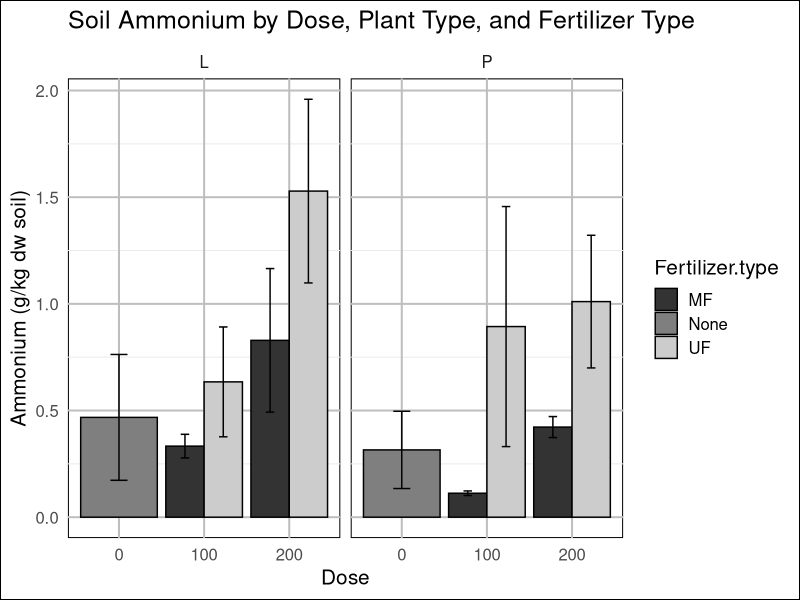
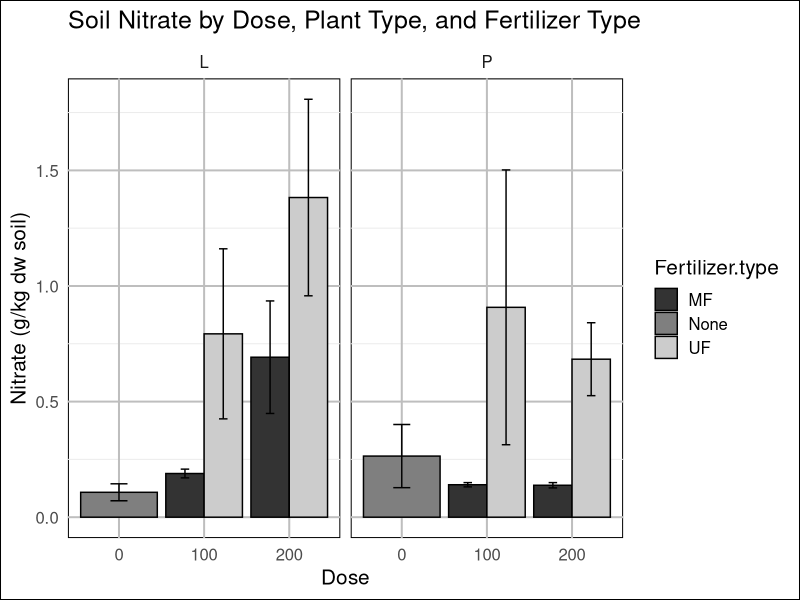
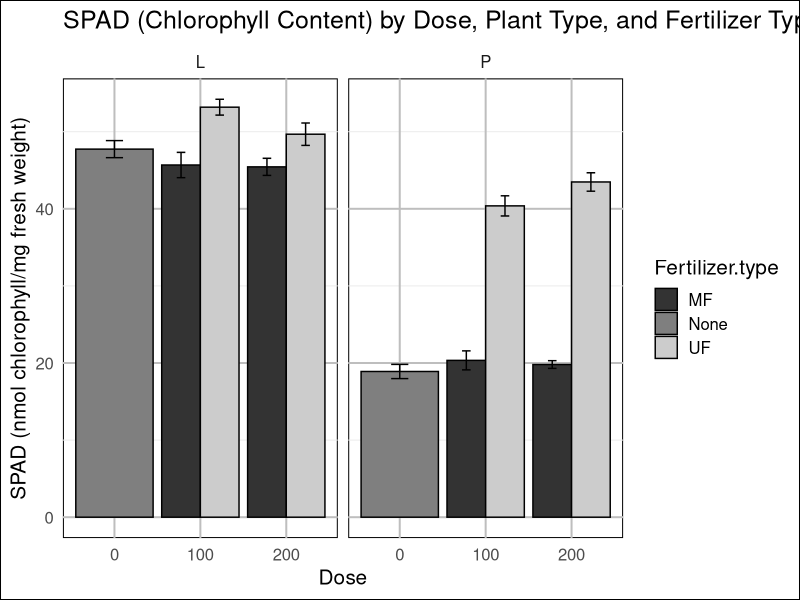
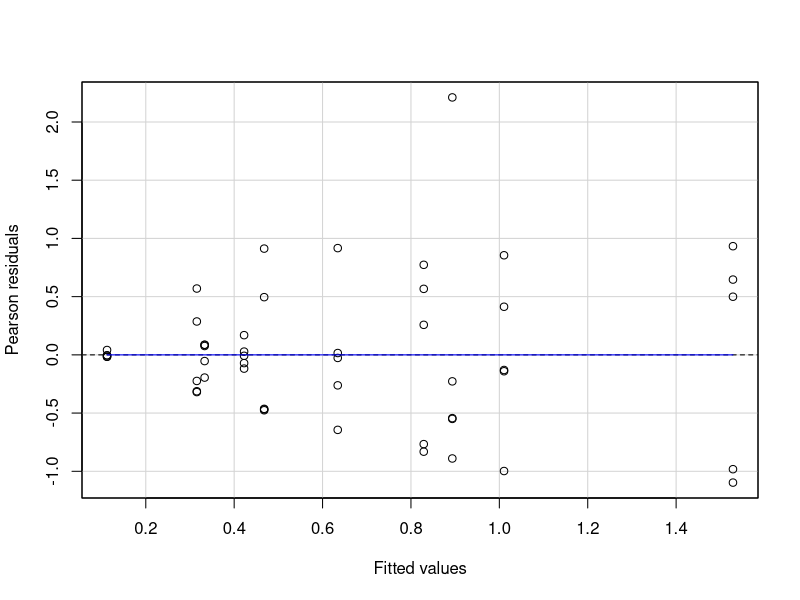

The R source for these figures, in order: (Note: this script raises an error after producing the figures.)
#Soilnutrients data anlysis harvest day (NH4,NO3, PO4)
## load libraries
library(tidyverse)
library(car)
library(emmeans)
library(ggplot2)
library(emmeans)
library(multcomp)
Soil_Nutrients<- read.csv("Soil_Nutrients_Extraction_EXP1.csv")
head(Soil_Nutrients)

# Ensure that Dose, Plant.type, and Fertilizer.type are treated as factors for analysis
Soil_Nutrients$Dose <- factor(Soil_Nutrients$Dose..N.kg.ha.)
Soil_Nutrients$Plant.type <- factor(Soil_Nutrients$Plant.type)
Soil_Nutrients$Fertilizer.type <- factor(Soil_Nutrients$Fertilizer.type)

# Calculate mean and standard error for each group (Dose, Plant type, Fertilizer type)
soil_summary <- Soil_Nutrients %>%
  group_by(Dose, Plant.type, Fertilizer.type) %>%
  summarize(
    NH4_mean = mean(NH4.g.kg..dw.soil, na.rm = TRUE),
    NH4_se = sd(NH4.g.kg..dw.soil, na.rm = TRUE) / sqrt(n()),
    NO3_mean = mean(NO3.g.kg..dw.soil, na.rm = TRUE),
    NO3_se = sd(NO3.g.kg..dw.soil, na.rm = TRUE) / sqrt(n()),
    SPAD_mean = mean(SPAD.Data..nmol.ch.mg.fresh.weight., na.rm = TRUE),
    SPAD_se = sd(SPAD.Data..nmol.ch.mg.fresh.weight., na.rm = TRUE) / sqrt(n())
  )

# 1. Visualize Soil Ammonium by Dose, Plant Type, and Fertilizer Type
ggplot(soil_summary, aes(x = Dose, y = NH4_mean, fill = Fertilizer.type)) + 
  geom_bar(stat = "identity", position = "dodge", color = "black") +
  geom_errorbar(aes(ymin = NH4_mean - NH4_se, ymax = NH4_mean + NH4_se), width = 0.2, position = position_dodge(0.9), color = "black") +
  facet_wrap(~ Plant.type) +
  labs(title = "Soil Ammonium by Dose, Plant Type, and Fertilizer Type", x = "Dose", y = "Ammonium (g/kg dw soil)") +
  scale_fill_manual(values = c("grey20", "grey50", "grey80")) + # Set custom colors for Fertilizer.type
  theme_minimal(base_size = 15) +
  theme(panel.background = element_rect(fill = "white"), 
        plot.background = element_rect(fill = "white"), 
        panel.grid.major = element_line(color = "grey"))

# 2. Visualize Soil Nitrate by Dose, Plant Type, and Fertilizer Type
ggplot(soil_summary, aes(x = Dose, y = NO3_mean, fill = Fertilizer.type)) + 
  geom_bar(stat = "identity", position = "dodge", color = "black") +
  geom_errorbar(aes(ymin = NO3_mean - NO3_se, ymax = NO3_mean + NO3_se), width = 0.2, position = position_dodge(0.9), color = "black") +
  facet_wrap(~ Plant.type) +
  labs(title = "Soil Nitrate by Dose, Plant Type, and Fertilizer Type", x = "Dose", y = "Nitrate (g/kg dw soil)") +
  scale_fill_manual(values = c("grey20", "grey50", "grey80")) + # Set custom colors for Fertilizer.type
  theme_minimal(base_size = 15) +
  theme(panel.background = element_rect(fill = "white"), 
        plot.background = element_rect(fill = "white"), 
        panel.grid.major = element_line(color = "grey"))

# 3. Visualize SPAD values (chlorophyll content) by Dose, Plant Type, and Fertilizer Type
ggplot(soil_summary, aes(x = Dose, y = SPAD_mean, fill = Fertilizer.type)) + 
  geom_bar(stat = "identity", position = "dodge", color = "black") +
  geom_errorbar(aes(ymin = SPAD_mean - SPAD_se, ymax = SPAD_mean + SPAD_se), width = 0.2, position = position_dodge(0.9), color = "black") +
  facet_wrap(~ Plant.type) +
  labs(title = "SPAD (Chlorophyll Content) by Dose, Plant Type, and Fertilizer Type", x = "Dose", y = "SPAD (nmol chlorophyll/mg fresh weight)") +
  scale_fill_manual(values = c("grey20", "grey50", "grey80")) + # Set custom colors for Fertilizer.type
  theme_minimal(base_size = 15) +
  theme(panel.background = element_rect(fill = "white"), 
        plot.background = element_rect(fill = "white"), 
        panel.grid.major = element_line(color = "grey"))

# 4. Fit the model for NH4 data
m1_nh4 <- lm(NH4.g.kg..dw.soil ~ Dose * Plant.type * Fertilizer.type, data = Soil_Nutrients)
summary(m1_nh4)

# Check residuals for linearity and normality
residualPlot(m1_nh4)
qqPlot(m1_nh4)

# Test significance of the model effects (ANOVA)
Anova(m1_nh4, type = "II")

# Perform multiple comparison test (Tukey HSD) for NH4 data
pairwise_comparisons_nh4 <- emmeans(m1_nh4, ~ Dose | Plant.type | Fertilizer.type)
summary(pairwise_comparisons_nh4)

# Visualize significant differences using compact letter display
cld(pairwise_comparisons_nh4)

# 5. Fit the model for NO3 data
m1_no3 <- lm(NO3.g.kg..dw.soil ~ Dose * Plant.type * Fertilizer.type, data = Soil_Nutrients)
summary(m1_no3)

# Check residuals for linearity and normality
residualPlot(m1_no3)
qqPlot(m1_no3)

# Test significance of the model effects (ANOVA)
Anova(m1_no3, type = "II")

# Perform multiple comparison test (Tukey HSD) for NO3 data
pairwise_comparisons_no3 <- emmeans(m1_no3, ~ Dose | Plant.type | Fertilizer.type)
summary(pairwise_comparisons_no3)

# Visualize significant differences using compact letter display
cld(pairwise_comparisons_no3)

# 6. Fit the model for SPAD data
m1_spad <- lm(SPAD.Data..nmol.ch.mg.fresh.weight. ~ Dose * Plant.type * Fertilizer.type, data = Soil_Nutrients)
summary(m1_spad)

# Check residuals for linearity and normality
residualPlot(m1_spad)
qqPlot(m1_spad)

# Test significance of the model effects (ANOVA)
Anova(m1_spad, type = "II")

# Perform multiple comparison test (Tukey HSD) for SPAD data
pairwise_comparisons_spad <- emmeans(m1_spad, ~ Dose | Plant.type | Fertilizer.type)
summary(pairwise_comparisons_spad)

# Visualize significant differences using compact letter display
cld(pairwise_comparisons_spad)


# Correlation Analysis

# Correlation between SPAD readings and soil ammonium, handling missing values
cor_ammonium_spad <- cor(Soil_Nutrients$SPAD.Data..nmol.ch.mg.fresh.weight., 
                         Soil_Nutrients$NH4.g.kg..dw.soil, method = "pearson", use = "complete.obs")
print(cor_ammonium_spad)

# Correlation between SPAD readings and soil nitrate, handling missing values
cor_nitrate_spad <- cor(Soil_Nutrients$SPAD.Data..nmol.ch.mg.fresh.weight., 
                        Soil_Nutrients$NO3.g.kg..dw.soil, method = "pearson", use = "complete.obs")
print(cor_nitrate_spad)

# Modeling Interaction with Treatment (UrVAL vs. MF)

# Fit the model including Treatment for Nitrate
m1_treatment <- lm(log10(NO3.g.kg..dw.soil) ~ Dose * Plant.type * Fertilizer.type, data = Soil_Nutrients)
summary(m1_treatment)

# Check residuals for model with Treatment
residualPlot(m1_treatment)
qqPlot(m1_treatment)

# Test significance of the model effects (ANOVA)
Anova(m1_treatment)

# Perform pairwise comparison test for Treatment
pairwise_comparisons_treatment <- emmeans(m1_treatment, ~ Dose | Plant.type | Fertilizer.type)
summary(pairwise_comparisons_treatment)

# Visualize significant differences with compact letter display
cld(pairwise_comparisons_treatment)

# 3. Correlation Analysis between SPAD Readings and Soil Nutrients

# Correlation between SPAD readings and soil ammonium (NH4), handling missing values
cor_ammonium_spad <- cor(Soil_Nutrients$SPAD.Data..nmol.ch.mg.fresh.weight., 
                         Soil_Nutrients$NH4.g.kg..dw.soil, method = "pearson", use = "complete.obs")
print(cor_ammonium_spad)

# Correlation between SPAD readings and soil nitrate (NO3), handling missing values
cor_nitrate_spad <- cor(Soil_Nutrients$SPAD.Data..nmol.ch.mg.fresh.weight., 
                        Soil_Nutrients$NO3.g.kg..dw.soil, method = "pearson", use = "complete.obs")
print(cor_nitrate_spad)

# NH4 Data: Perform multiple comparison test (Tukey HSD) and get compact letter display
pairwise_comparisons_nh4 <- emmeans(m1_nh4, ~ Dose | Plant.type | Fertilizer.type)
cld_nh4 <- cld(pairwise_comparisons_nh4, Letters = letters, adjust = "tukey")

# Join the cld results with soil_summary
cld_nh4 <- as.data.frame(cld_nh4)
merged_nh4 <- merge(soil_summary, cld_nh4, by = c("Dose", "Plant.type", "Fertilizer.type"))

# Plot NH4 data with compact letter display (CLD) on the plot
ggplot(merged_nh4, aes(x = Dose, y = NH4_mean, fill = Fertilizer.type)) + 
  geom_bar(stat = "identity", position = "dodge", color = "black") +
  geom_errorbar(aes(ymin = NH4_mean - NH4_se, ymax = NH4_mean + NH4_se), width = 0.2, position = position_dodge(0.9), color = "black") +
  facet_wrap(~ Plant.type) +
  geom_text(aes(x = Dose, y = NH4_mean + NH4_se + 0.05, label = .group), position = position_dodge(0.9), vjust = 0, color = "black") +
  labs(title = "Soil Ammonium by Dose, Plant Type, and Fertilizer Type", x = "Dose", y = "Ammonium (g/kg dw soil)") +
  scale_fill_manual(values = c("grey20", "grey50", "grey80")) +
  theme_minimal(base_size = 15) +
  theme(panel.background = element_rect(fill = "white"), 
        plot.background = element_rect(fill = "white"), 
        panel.grid.major = element_line(color = "grey"))
# NO3 Data: Perform multiple comparison test (Tukey HSD) and get compact letter display
pairwise_comparisons_no3 <- emmeans(m1_no3, ~ Dose | Plant.type | Fertilizer.type)
cld_no3 <- cld(pairwise_comparisons_no3, Letters = letters, adjust = "tukey")

# Join the cld results with soil_summary
cld_no3 <- as.data.frame(cld_no3)
merged_no3 <- merge(soil_summary, cld_no3, by = c("Dose", "Plant.type", "Fertilizer.type"))

# Plot NO3 data with compact letter display (CLD) on the plot
ggplot(merged_no3, aes(x = Dose, y = NO3_mean, fill = Fertilizer.type)) + 
  geom_bar(stat = "identity", position = "dodge", color = "black") +
  geom_errorbar(aes(ymin = NO3_mean - NO3_se, ymax = NO3_mean + NO3_se), width = 0.2, position = position_dodge(0.9), color = "black") +
  facet_wrap(~ Plant.type) +
  geom_text(aes(x = Dose, y = NO3_mean + NO3_se + 0.05, label = .group), position = position_dodge(0.9), vjust = 0, color = "black") +
  labs(title = "Soil Nitrate by Dose, Plant Type, and Fertilizer Type", x = "Dose", y = "Nitrate (g/kg dw soil)") +
  scale_fill_manual(values = c("grey20", "grey50", "grey80")) +
  theme_minimal(base_size = 15) +
  theme(panel.background = element_rect(fill = "white"), 
        plot.background = element_rect(fill = "white"), 
        panel.grid.major = element_line(color = "grey"))
# SPAD Data: Perform multiple comparison test (Tukey HSD) and get compact letter display
pairwise_comparisons_spad <- emmeans(m1_spad, ~ Dose | Plant.type | Fertilizer.type)
cld_spad <- cld(pairwise_comparisons_spad, Letters = letters, adjust = "tukey")

# Join the cld results with soil_summary
cld_spad <- as.data.frame(cld_spad)
merged_spad <- merge(soil_summary, cld_spad, by = c("Dose", "Plant.type", "Fertilizer.type"))

# Plot SPAD data with compact letter display (CLD) on the plot
ggplot(merged_spad, aes(x = Dose, y = SPAD_mean, fill = Fertilizer.type)) + 
  geom_bar(stat = "identity", position = "dodge", color = "black") +
  geom_errorbar(aes(ymin = SPAD_mean - SPAD_se, ymax = SPAD_mean + SPAD_se), width = 0.2, position = position_dodge(0.9), color = "black") +
  facet_wrap(~ Plant.type) +
  geom_text(aes(x = Dose, y = SPAD_mean + SPAD_se + 0.05, label = .group), position = position_dodge(0.9), vjust = 0, color = "black") +
  labs(title = "SPAD (Chlorophyll Content) by Dose, Plant Type, and Fertilizer Type", x = "Dose", y = "SPAD (nmol chlorophyll/mg fresh weight)") +
  scale_fill_manual(values = c("grey20", "grey50", "grey80")) +
  theme_minimal(base_size = 15) +
  theme(panel.background = element_rect(fill = "white"), 
        plot.background = element_rect(fill = "white"), 
        panel.grid.major = element_line(color = "grey"))




# Load necessary libraries
library(emmeans)
library(ggplot2)

# Assuming the model has been fit previously
# Fit the model
m1_spad <- lm(SPAD.Data..nmol.ch.mg.fresh.weight. ~ Dose * Plant.type * Fertilizer.type, data = Soil_Nutrients)

# Perform pairwise comparisons using emmeans
pairwise_comparisons_spad <- emmeans(m1_spad, ~ Dose | Plant.type | Fertilizer.type)

# Get compact letter display (CLD)
cld_results <- cld(pairwise_comparisons_spad, Letters = letters, adjust = "tukey")

# Print the compact letter display results
print(cld_results)

# Check the structure to ensure we have the `.group` column for letter groupings
str(cld_results)
# Check the structure of 'cld_results' and 'merged_spad' to make sure they can be merged
print(str(cld_results))
print(str(merged_spad))

# Check the structure of cld_results
print("cld_results structure:")
str(cld_results)

# Check the structure of merged_spad
print("merged_spad structure:")
str(merged_spad)

# Check the first few rows to inspect the columns in cld_results
print("cld_results preview:")
head(cld_results)

# Check the first few rows to inspect the columns in merged_spad
print("merged_spad preview:")
head(merged_spad)
# Ensure cld_results is a data frame
cld_data <- as.data.frame(cld_results)

# Perform the merge based on the common columns (Dose, Plant.type, Fertilizer.type)
merged_spad <- merge(merged_spad, cld_data[, c("Dose", "Plant.type", "Fertilizer.type", ".group")],
                     by = c("Dose", "Plant.type", "Fertilizer.type"),
                     all.x = TRUE)

# Rename .group column to updated_grouping
names(merged_spad)[names(merged_spad) == ".group"] <- "updated_grouping"

# Check if the grouping letters have been added correctly
print("Merged data preview:")
head(merged_spad)
# Now plot the data with the compact letter display (CLD) on top of the bars
ggplot(merged_spad, aes(x = factor(Dose), y = SPAD_mean, fill = Fertilizer.type)) + 
  geom_bar(stat = "identity", 
           position = position_dodge(width = 0.9), 
           color = "black", 
           width = ifelse(merged_spad$Dose == 0, 0.45, 0.7)) +  # Control bar width for Dose 0
  geom_errorbar(aes(ymin = SPAD_mean - SPAD_se, ymax = SPAD_mean + SPAD_se), 
                width = 0.2, position = position_dodge(0.9), color = "black") +
  facet_wrap(~ Plant.type) +
  geom_text(aes(x = factor(Dose), y = SPAD_mean + SPAD_se + 0.5, label = updated_grouping), 
            position = position_dodge(0.9), vjust = -0.5, color = "black") +
  labs(title = "SPAD Data(Chlorophyll Content)", 
       x = "Dose", y = "SPAD (nmol chlorophyll/mg fresh weight)") +
  scale_fill_manual(values = c("grey20", "grey50", "grey80")) +  # Set custom colors for Fertilizer type
  theme_minimal(base_size = 15) +
  theme(panel.background = element_rect(fill = "white"), 
        plot.background = element_rect(fill = "white"), 
        panel.grid.major = element_line(color = "grey"))




















# Load required libraries
library(tidyverse)
library(car)
library(emmeans)
library(ggplot2)
library(multcomp)

# Set working directory and load data
setwd("C:\\Users\\90958427\\OneDrive - Western Sydney University\\PolyTunnelS33_ExperimeNT1_dose\\Modified Data File")
Soil_Nutrients <- read.csv("Soil_Nutrients_Extraction_EXP1.csv")

# Ensure that Dose, Plant.type, and Fertilizer.type are treated as factors for analysis
Soil_Nutrients$Dose <- factor(Soil_Nutrients$Dose..N.kg.ha.)
Soil_Nutrients$Plant.type <- factor(Soil_Nutrients$Plant.type)
Soil_Nutrients$Fertilizer.type <- factor(Soil_Nutrients$Fertilizer.type)

# Summarize means and standard errors for each group (Dose, Plant type, Fertilizer type)
soil_summary <- Soil_Nutrients %>%
  group_by(Dose, Plant.type, Fertilizer.type) %>%
  summarize(
    NH4_mean = mean(NH4.g.kg..dw.soil, na.rm = TRUE),
    NH4_se = sd(NH4.g.kg..dw.soil, na.rm = TRUE) / sqrt(n()),
    NO3_mean = mean(NO3.g.kg..dw.soil, na.rm = TRUE),
    NO3_se = sd(NO3.g.kg..dw.soil, na.rm = TRUE) / sqrt(n()),
    SPAD_mean = mean(SPAD.Data..nmol.ch.mg.fresh.weight., na.rm = TRUE),
    SPAD_se = sd(SPAD.Data..nmol.ch.mg.fresh.weight., na.rm = TRUE) / sqrt(n())
  )

### NH4 Analysis ###
# Fit the model for NH4 data
m1_nh4 <- lm(NH4.g.kg..dw.soil ~ Dose * Plant.type * Fertilizer.type, data = Soil_Nutrients)
summary(m1_nh4)

# Check residuals for linearity and normality
residualPlot(m1_nh4)
qqPlot(m1_nh4)

# Test significance of the model effects (ANOVA)
Anova(m1_nh4, type = "II")

# Perform Tukey test and get compact letter display
pairwise_comparisons_nh4 <- emmeans(m1_nh4, ~ Dose | Plant.type | Fertilizer.type)
cld_nh4 <- cld(pairwise_comparisons_nh4, Letters = letters, adjust = "tukey")

# Merge Tukey test results with the soil summary
cld_nh4 <- as.data.frame(cld_nh4)
merged_nh4 <- merge(soil_summary, cld_nh4, by = c("Dose", "Plant.type", "Fertilizer.type"))

# Plot NH4 data with compact letter display
ggplot(merged_nh4, aes(x = Dose, y = NH4_mean, fill = Fertilizer.type)) + 
  geom_bar(stat = "identity", position = "dodge", color = "black") +
  geom_errorbar(aes(ymin = NH4_mean - NH4_se, ymax = NH4_mean + NH4_se), width = 0.2, position = position_dodge(0.9), color = "black") +
  facet_wrap(~ Plant.type) +
  geom_text(aes(x = Dose, y = NH4_mean + NH4_se + 0.05, label = .group), position = position_dodge(0.9), vjust = 0, color = "black") +
  labs(title = "Soil Ammonium by Dose, Plant Type, and Fertilizer Type", x = "Dose", y = "Ammonium (g/kg dw soil)") +
  scale_fill_manual(values = c("grey20", "grey50", "grey80")) +
  theme_minimal(base_size = 15) +
  theme(panel.background = element_rect(fill = "white"), 
        plot.background = element_rect(fill = "white"), 
        panel.grid.major = element_line(color = "grey"))

### NO3 Analysis ###
# Fit the model for NO3 data
m1_no3 <- lm(NO3.g.kg..dw.soil ~ Dose * Plant.type * Fertilizer.type, data = Soil_Nutrients)
summary(m1_no3)

# Check residuals for linearity and normality
residualPlot(m1_no3)
qqPlot(m1_no3)

# Test significance of the model effects (ANOVA)
Anova(m1_no3, type = "II")

# Perform Tukey test and get compact letter display
pairwise_comparisons_no3 <- emmeans(m1_no3, ~ Dose | Plant.type | Fertilizer.type)
cld_no3 <- cld(pairwise_comparisons_no3, Letters = letters, adjust = "tukey")

# Merge Tukey test results with the soil summary
cld_no3 <- as.data.frame(cld_no3)
merged_no3 <- merge(soil_summary, cld_no3, by = c("Dose", "Plant.type", "Fertilizer.type"))

# Plot NO3 data with compact letter display
ggplot(merged_no3, aes(x = Dose, y = NO3_mean, fill = Fertilizer.type)) + 
  geom_bar(stat = "identity", position = "dodge", color = "black") +
  geom_errorbar(aes(ymin = NO3_mean - NO3_se, ymax = NO3_mean + NO3_se), width = 0.2, position = position_dodge(0.9), color = "black") +
  facet_wrap(~ Plant.type) +
  geom_text(aes(x = Dose, y = NO3_mean + NO3_se + 0.05, label = .group), position = position_dodge(0.9), vjust = 0, color = "black") +
  labs(title = "Soil Nitrate by Dose, Plant Type, and Fertilizer Type", x = "Dose", y = "Nitrate (g/kg dw soil)") +
  scale_fill_manual(values = c("grey20", "grey50", "grey80")) +
  theme_minimal(base_size = 15) +
  theme(panel.background = element_rect(fill = "white"), 
        plot.background = element_rect(fill = "white"), 
        panel.grid.major = element_line(color = "grey"))

### SPAD Analysis ###
# Fit the model for SPAD data
m1_spad <- lm(SPAD.Data..nmol.ch.mg.fresh.weight. ~ Dose * Plant.type * Fertilizer.type, data = Soil_Nutrients)
summary(m1_spad)

# Check residuals for linearity and normality
residualPlot(m1_spad)
qqPlot(m1_spad)

# Test significance of the model effects (ANOVA)
Anova(m1_spad, type = "II")

# Perform Tukey test and get compact letter display
pairwise_comparisons_spad <- emmeans(m1_spad, ~ Dose | Plant.type | Fertilizer.type)
cld_spad <- cld(pairwise_comparisons_spad, Letters = letters, adjust = "tukey")

# Merge Tukey test results with the soil summary
cld_spad <- as.data.frame(cld_spad)
merged_spad <- merge(soil_summary, cld_spad, by = c("Dose", "Plant.type", "Fertilizer.type"))

# Plot SPAD data with compact letter display
ggplot(merged_spad, aes(x = Dose, y = SPAD_mean, fill = Fertilizer.type)) + 
  geom_bar(stat = "identity", position = "dodge", color = "black") +
  geom_errorbar(aes(ymin = SPAD_mean - SPAD_se, ymax = SPAD_mean + SPAD_se), width = 0.2, position = position_dodge(0.9), color = "black") +
  facet_wrap(~ Plant.type) +
  geom_text(aes(x = Dose, y = SPAD_mean + SPAD_se + 0.05, label = .group), position = position_dodge(0.9), vjust = 0, color = "black") +
  labs(title = "SPAD (Chlorophyll Content) by Dose, Plant Type, and Fertilizer Type", x = "Dose", y = "SPAD (nmol chlorophyll/mg fresh weight)") +
  scale_fill_manual(values = c("grey20", "grey50", "grey80")) +
  theme_minimal(base_size = 15) +
  theme(panel.background = element_rect(fill = "white"), 
        plot.background = element_rect(fill = "white"), 
        panel.grid.major = element_line(color = "grey"))

### Correlation Analysis ###
# Correlation between SPAD readings and soil ammonium (NH4), handling missing values
cor_ammonium_spad <- cor(Soil_Nutrients$SPAD.Data..nmol.ch.mg.fresh.weight., 
                         Soil_Nutrients$NH4.g.kg..dw.soil, method = "pearson", use = "complete.obs")
print(paste("Correlation between SPAD and NH4:", cor_ammonium_spad))

# Correlation between SPAD readings and soil nitrate (NO3), handling missing values
cor_nitrate_spad <- cor(Soil_Nutrients$SPAD.Data..nmol.ch.mg.fresh.weight., 
                        Soil_Nutrients$NO3.g.kg..dw.soil, method = "pearson", use = "complete.obs")
print(paste("Correlation between SPAD and NO3:", cor_nitrate_spad))

### Treatment Analysis (UrVAL vs. MF) ###
# Fit the model including Treatment for Nitrate (log-transformed)
m1_treatment <- lm(log10(NO3.g.kg..dw.soil) ~ Dose * Plant.type * Fertilizer.type, data = Soil_Nutrients)
summary(m1_treatment)

# Check residuals for model with Treatment
residualPlot(m1_treatment)
qqPlot(m1_treatment)

# Test significance of the model effects (ANOVA)
Anova(m1_treatment)

# Perform pairwise comparison test for Treatment
pairwise_comparisons_treatment <- emmeans(m1_treatment, ~ Dose | Plant.type | Fertilizer.type)
summary(pairwise_comparisons_treatment)

# Visualize significant differences with compact letter display
cld_treatment <- cld(pairwise_comparisons_treatment, Letters = letters, adjust = "tukey")
cld_treatment
